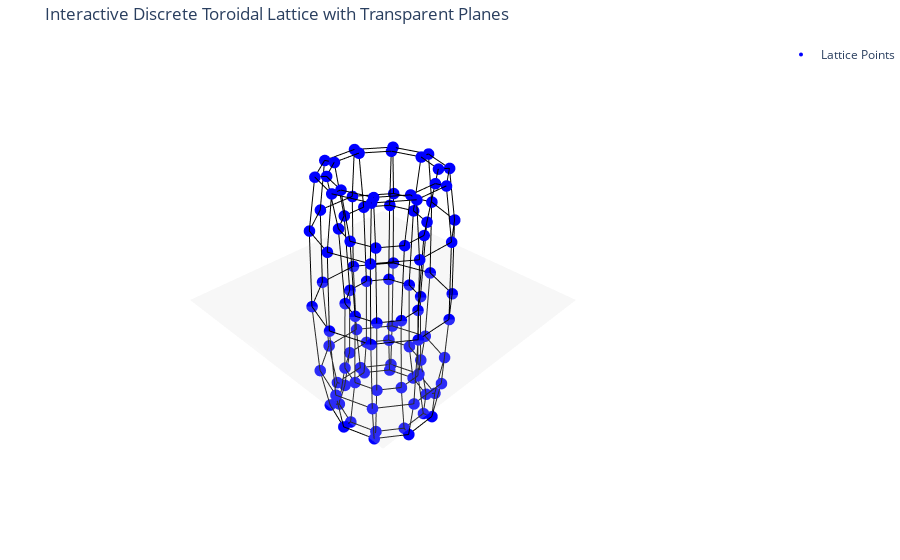

The notebook cell saved with this chart:
### Code cell
import numpy as np
import plotly.graph_objects as go

# Toroidal parameters
R = 2      # Major radius (distance from center to middle of tube)
r = 0.6    # Minor radius (radius of tube cross-section)
N_u = 10   # Number of lattice points around the major loop
N_v = 10   # Number of lattice points around the minor loop

# Generate discrete lattice points
theta = np.linspace(0, 2*np.pi, N_u, endpoint=False)  # Major angle (around torus)
phi = np.linspace(0, 2*np.pi, N_v, endpoint=False)    # Minor angle (tube cross-section)
theta, phi = np.meshgrid(theta, phi)

# Convert to Cartesian coordinates
X = (R + r * np.cos(phi)) * np.cos(theta)
Y = (R + r * np.cos(phi)) * np.sin(theta)
Z = r * np.sin(phi)

# Convert to 1D arrays for easier edge connections
X = X.flatten()
Y = Y.flatten()
Z = Z.flatten()

# Create Plotly figure
fig = go.Figure()

# Add lattice points
fig.add_trace(go.Scatter3d(x=X, y=Y, z=Z, mode='markers', marker=dict(size=4, color='blue'), name='Lattice Points'))

# Add connections between neighboring points
for i in range(N_u):
    for j in range(N_v):
        idx = i * N_v + j  # Index in the flattened array
        
        # Connect to neighbor along major direction (theta)
        next_i = ((i + 1) % N_u) * N_v + j
        fig.add_trace(go.Scatter3d(
            x=[X[idx], X[next_i]], y=[Y[idx], Y[next_i]], z=[Z[idx], Z[next_i]], 
            mode='lines', line=dict(color='black', width=2), showlegend=False))
        
        # Connect to neighbor along minor direction (phi)
        next_j = i * N_v + (j + 1) % N_v
        fig.add_trace(go.Scatter3d(
            x=[X[idx], X[next_j]], y=[Y[idx], Y[next_j]], z=[Z[idx], Z[next_j]], 
            mode='lines', line=dict(color='black', width=2), showlegend=False))

# Add transparent planes to make the torus stand out
plane_size = 5  # Adjust plane size for better visibility
plane_opacity = 0.2  # Adjust transparency

# XY Plane
fig.add_trace(go.Surface(
    z=np.full((2, 2), 0),  # Flat plane at z=0
    x=[-plane_size, plane_size],
    y=[-plane_size, plane_size],
    colorscale=[(0, 'lightgrey'), (1, 'lightgrey')],
    opacity=plane_opacity,
    showscale=False
))

# XZ Plane
fig.add_trace(go.Surface(
    y=np.full((2, 2), 0),  # Flat plane at y=0
    x=[-plane_size, plane_size],
    z=[-plane_size, plane_size],
    colorscale=[(0, 'lightgrey'), (1, 'lightgrey')],
    opacity=plane_opacity,
    showscale=False
))

# YZ Plane
fig.add_trace(go.Surface(
    x=np.full((2, 2), 0),  # Flat plane at x=0
    y=[-plane_size, plane_size],
    z=[-plane_size, plane_size],
    colorscale=[(0, 'lightgrey'), (1, 'lightgrey')],
    opacity=plane_opacity,
    showscale=False
))

# Update layout for better viewing
fig.update_layout(
    title="Interactive Discrete Toroidal Lattice with Transparent Planes",
    scene=dict(
        xaxis=dict(visible=False),
        yaxis=dict(visible=False),
        zaxis=dict(visible=False),
    ),
    margin=dict(l=0, r=0, b=0, t=40)
)

# Show the interactive plot
fig.show()
